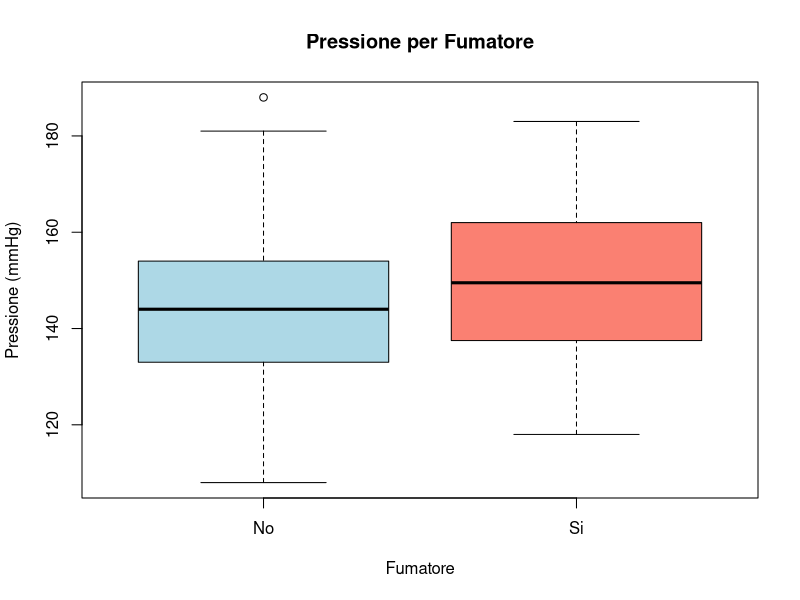
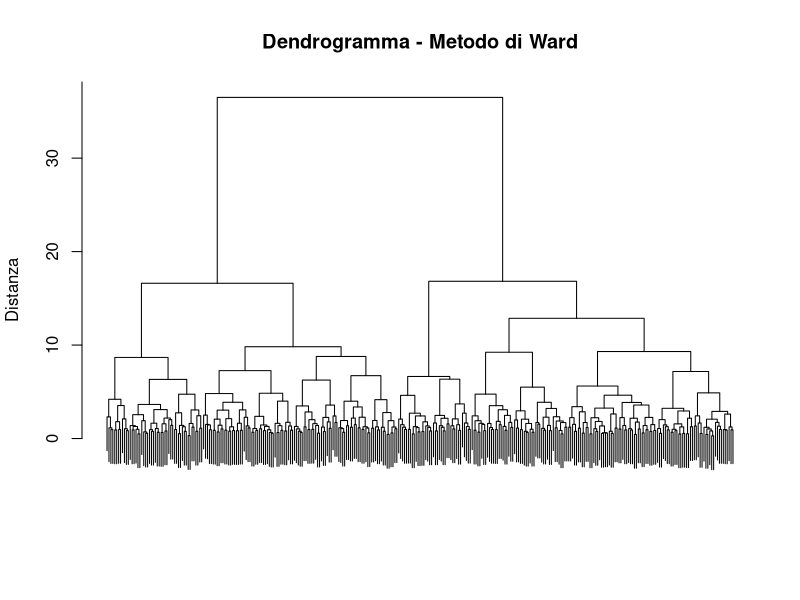
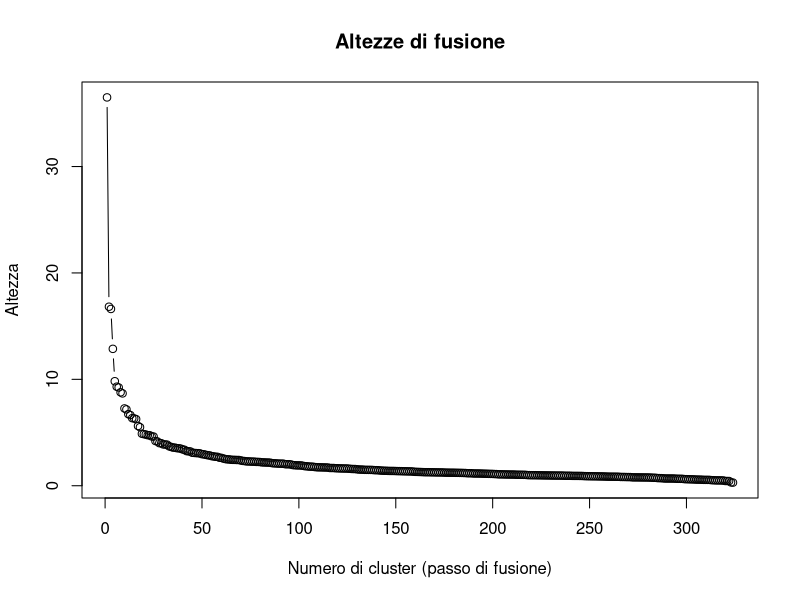
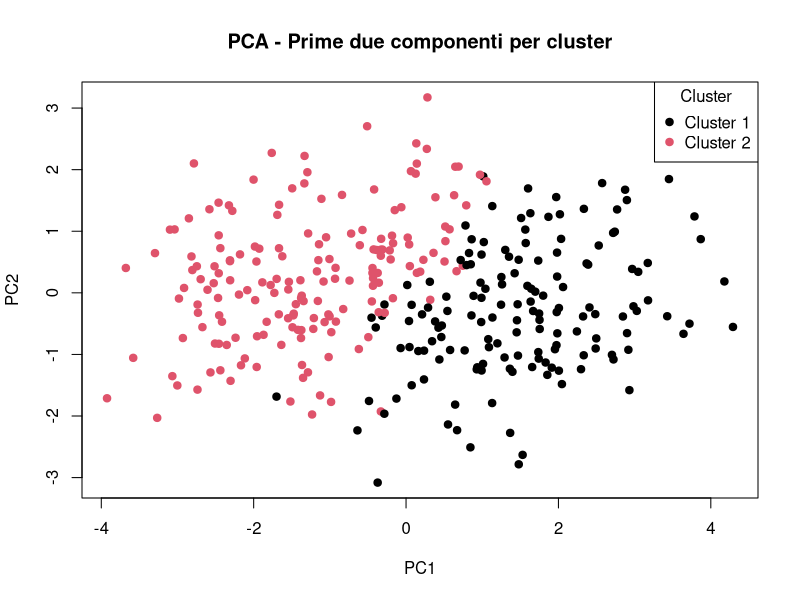

R code for these plots, in order:
## ---- chunk 1

## - PUNTO 1 - 

# Scrivo la funzione che classifica i pazienti
classifica_pazienti <- function(pressione, colesterolo, glicemia) 
{
  
  # Controllo che siano vettori numerici
  if (!is.numeric(pressione) ||
      !is.numeric(colesterolo) || 
      !is.numeric(glicemia)) 
  {
    stop("Errore: tutti gli input devono essere vettori numerici")
  }
  
  # Controllo che abbiano stessa lunghezza
  if (length(pressione) != length(colesterolo) ||
      length(pressione) != length(glicemia))
  {
    stop("Errore: i vettori devono avere la stessa lunghezza")
  }
  
  # In R TRUE=1 e FALSE=0. Sommo le condizioni per contare quante soglie sono superate
  out <- (pressione >= 130) + (colesterolo >= 200) + (glicemia >= 100)
  
  # Classificazione del rischio
  Rischio <- ifelse(out == 0, "Basso", 
                    ifelse(out == 1, "Medio", "Alto"))
  
  # Trasformo in factor ordinato (Basso < Medio < Alto)
  Rischio <- factor(Rischio, levels = c("Basso", "Medio", "Alto"), ordered = TRUE)
  
  
  ## - PUNTO 2 - 
  
  # Creo il dataframe con le variabili originali + Rischio
  df <- data.frame(pressione, colesterolo, glicemia, Rischio)
  
  # Tabella delle frequenze assolute di Rischio
  tabella <- table(Rischio)
  
  # Restituisco la lista
  return(list(dataframe = df, frequenze = tabella))
}


# Test della funzione
pressione_test <- c(120, 135, 145, 125)
colesterolo_test <- c(180, 210, 220, 190)
glicemia_test <- c(95, 98, 110, 105)

risultato_test <- classifica_pazienti(pressione_test, colesterolo_test, glicemia_test)

# Stampo il dataframe
risultato_test$dataframe

# Stampo le frequenze
risultato_test$frequenze
## ---- chunk 2
# Carico il dataset
dati <- read.csv("salute.csv", sep = "|")

# Preprocessing: rimuovo le righe con NA 
dati <- na.omit(dati)

# Punto 1: media, mediana e deviazione standard di Pressione
media_pressione <- mean(dati$Pressione)
mediana_pressione <- median(dati$Pressione)
sd_pressione <- sd(dati$Pressione)

# Stampo i risultati
media_pressione
mediana_pressione
sd_pressione

## ---- chunk 3
# Carico il dataset e rimuovo i NA 
dati <- read.csv("salute.csv", sep = "|")
dati <- na.omit(dati)

# Boxplot di Pressione rispetto a Fumatore
boxplot(Pressione ~ Fumatore,
        data = dati,
        col = c("lightblue", "salmon"),
        main = "Pressione per Fumatore",
        xlab = "Fumatore",
        ylab = "Pressione (mmHg)")

## ---- chunk 4
# Carico il dataset e rimuovo i NA
dati <- read.csv("salute.csv", sep = "|")
dati <- na.omit(dati)

# Seleziono le variabili quantitative
dati_quant <- dati[, c("Eta", "BMI", "AttivitaFisica", "Pressione", "Colesterolo", "Glicemia")]

# Matrice di correlazione
matrice_cor <- cor(dati_quant)
matrice_cor
## ---- chunk 5
# Carico il dataset e rimuovo i NA 
dati <- read.csv("salute.csv", sep = "|")
dati <- na.omit(dati)

# Tabella di contingenza Sesso vs Fumatore
tabella <- table(dati$Sesso, dati$Fumatore)

# Test chi-quadrato
test_chi <- chisq.test(tabella)

# Output del test
test_chi

## ---- chunk 6
# Carico il dataset e rimuovo i NA
dati <- read.csv("salute.csv", sep = "|")
dati <- na.omit(dati)

# Modello di regressione lineare
modello <- lm(Pressione ~ Eta + BMI + Fumatore, data = dati)

# Output del modello
summary(modello)

## ---- chunk 7
# Previsione per un paziente fumatore con Eta=50 e BMI=27
predict(modello, newdata = data.frame(Eta = 50, BMI = 27, Fumatore = "Si"))
## ---- chunk 8
# Carico il dataset e rimuovo i NA
dati <- read.csv("salute.csv", sep = "|")
dati <- na.omit(dati)

# Modello con interazione tra BMI e Fumatore
modello_int <- lm(Pressione ~ BMI * Fumatore, data = dati)

# Output del modello
summary(modello_int)
## ---- chunk 9
# Standardizzo le variabili quantitative
dati <- read.csv("salute.csv", sep="|")
dati <- na.omit(dati)

# Seleziono le variabili quantitative (escludo Sesso e Fumatore)
variabili_quant <- dati[, c("Eta", "BMI", "AttivitaFisica", "Pressione", "Colesterolo", "Glicemia")]

# Standardizzo (media 0, varianza 1)
DataScaled <- scale(variabili_quant)

# Mostro le prime righe per verifica
head(DataScaled)
## ---- chunk 10
# Carico il dataset e rimuovo i NA
dati <- read.csv("salute.csv", sep = "|")
dati <- na.omit(dati)

# Seleziono le variabili quantitative
dati_quant <- dati[, c("Eta", "BMI", "AttivitaFisica", "Pressione", "Colesterolo", "Glicemia")]

# Standardizzo
DataScaled <- scale(dati_quant)

# Clustering gerarchico con Ward
distanze <- dist(DataScaled, method = "euclidean")
hcluster <- hclust(distanze, method = "ward.D2")

## ---- chunk 11
# Dendrogramma
plot(hcluster, labels = FALSE, main = "Dendrogramma - Metodo di Ward", 
     xlab = "", sub = "", ylab = "Distanza")

## ---- chunk 12
# Plot delle altezze di fusione in ordine decrescente
plot(sort(hcluster$height, decreasing = TRUE), type = "b",
     main = "Altezze di fusione",
     xlab = "Numero di cluster (passo di fusione)",
     ylab = "Altezza")
## ---- chunk 13
# Taglio l'albero per ottenere 2 cluster 
cluster <- cutree(hcluster, k = 2)

# Numerosità di ciascun cluster
table(cluster)
## ---- chunk 14
# Aggiungo i cluster al dataset 
dati$cluster <- cluster

# Medie delle variabili quantitative per cluster
aggregate(cbind(Eta, BMI, AttivitaFisica, Pressione, Colesterolo, Glicemia) ~ cluster, 
          data = dati, FUN = mean)
## ---- chunk 15
# Carico il dataset e rimuovo i NA
dati <- read.csv("salute.csv", sep = "|")
dati <- na.omit(dati)

# Seleziono le variabili quantitative
dati_quant <- dati[, c("Eta", "BMI", "AttivitaFisica", "Pressione", "Colesterolo", "Glicemia")]

# Standardizzo
DataScaled <- scale(dati_quant)

# Applico PCA
pca <- prcomp(DataScaled)

# Sommario della PCA
summary(pca)
## ---- chunk 16
# Carico il dataset e rimuovo i NA
dati <- read.csv("salute.csv", sep = "|")
dati <- na.omit(dati)

# Seleziono le variabili quantitative
dati_quant <- dati[, c("Eta", "BMI", "AttivitaFisica", "Pressione", "Colesterolo", "Glicemia")]

# Standardizzo
DataScaled <- scale(dati_quant)

# PCA
pca <- prcomp(DataScaled)

# Riprendo i cluster dal punto 7 (taglio a k=2)
distanze <- dist(DataScaled, method = "euclidean")
hcluster <- hclust(distanze, method = "ward.D2")
cluster <- cutree(hcluster, k = 2)

# Grafico delle prime due componenti colorato per cluster
plot(pca$x[,1], pca$x[,2],
     col = cluster,
     pch = 19,
     xlab = "PC1",
     ylab = "PC2",
     main = "PCA - Prime due componenti per cluster")

# Legenda
legend("topright",
       legend = c("Cluster 1", "Cluster 2"),
       col = 1:2,
       pch = 19,
       title = "Cluster")
